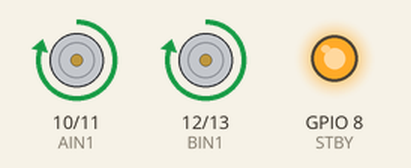
Recording of a program running on a simulated ESP32 board running MicroPython. Shown: motor-driver pin pairs drawn as motors (green arrow = first pin HIGH = forward, orange = second pin HIGH = backward, longer = more drive, scaled by the enable pin, stopped while the standby pin is LOW), output pins drawn as LEDs (lit = HIGH).

Above: at 0.5 s.
At 3.0 s:
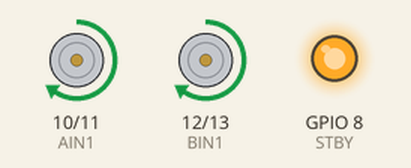
At 8.0 s:
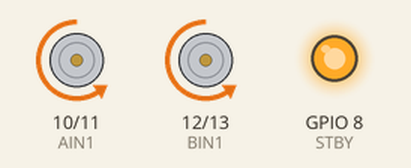
At 12.2 s:
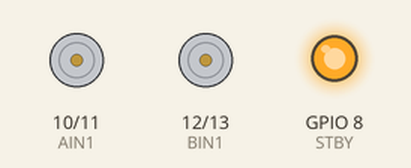
Timing chart, 0 to 13.0 s (numbered marks = the images above):
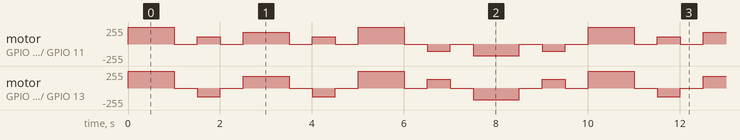

The program:

main_code_motor_car.py
```python
#########################################
##### ----- Hreiðar Pétursson ----- #####
### ---- Búið til 30 janúar 2024 ---- ###
#########################################

from machine import Pin, PWM
import time


# Define pins for Motor A
AIN1 = Pin(10, Pin.OUT)  # Motor A direction pin 1
AIN2 = Pin(11, Pin.OUT)  # Motor A direction pin 2
PWMA = PWM(Pin(17, Pin.OUT), 10000)  # Motor A speed control

# Define pins for Motor B
BIN1 = Pin(12, Pin.OUT)  # Motor B direction pin 1
BIN2 = Pin(13, Pin.OUT)  # Motor B direction pin 2
PWMB = PWM(Pin(16, Pin.OUT), 10000)  # Motor B speed control

# Define Standby pin
STBY = Pin(8, Pin.OUT)

# When I was finding out the right and same speed for both motors I
# found out that 430 for motor A was the same speed as 512 for motor B
a_speed = 430
b_speed = 512
# Set the turn time (using speeds 430 and 512 makes this almost a 90° turn)
turn_duration = 0.5


# ----- This is for better understanding and more easily written code ----- #
# --- I create more descriptive names from the pin setup for the coding --- #
motor_a_forward = AIN1
motor_a_backward = AIN2
motor_a_speed = PWMA

motor_b_forward = BIN1
motor_b_backward = BIN2
motor_b_speed = PWMB


# --- --- --- --- --- --- --- --- --- --- --- #
# --- --- --- ----- Motor A ----- --- --- --- #
# --- --- Forward - Backwards - Stop  --- --- #

def drive_motor_a_forward(a_speed):
    motor_a_forward.on()
    motor_a_backward.off()
    motor_a_speed.duty(a_speed)  # Adjust the speed

def drive_motor_a_backward(a_speed):
    motor_a_forward.off()
    motor_a_backward.on()
    motor_a_speed.duty(a_speed)  # Adjust the speed

def stop_motor_a():
    motor_a_forward.off()
    motor_a_backward.off()
    motor_a_speed.duty(0)

# ------------------------------------------- #

# --- --- --- --- --- --- --- --- --- --- --- #
# --- --- --- ----- Motor B ----- --- --- --- #
# --- --- Forward - Backwards - Stop  --- --- #

def drive_motor_b_forward(b_speed):
    motor_b_forward.on()
    motor_b_backward.off()
    motor_b_speed.duty(b_speed)  # Adjust the speed

def drive_motor_b_backward(b_speed):
    motor_b_forward.off()
    motor_b_backward.on()
    motor_b_speed.duty(b_speed)  # Adjust the speed

def stop_motor_b():
    motor_b_forward.off()
    motor_b_backward.off()
    motor_b_speed.duty(0)

# ------------------------------------------- #


# --- --- --- --- --- --- --- --- --- --- --- --- #
# --- --- --- ----- Motor A & B ----- --- --- --- #
# --- --- ---  Function for turning   --- --- --- #

# Functions for turning that takes time (turn_duration) to turn as
# argument so I can always change it

# Function for turning right
def turn_right(turn_duration):
    drive_motor_a_forward()
    drive_motor_b_backward()
    time.sleep(turn_duration)
    stop_motor_a()
    stop_motor_b()

# Function for turning left
def turn_left(turn_duration):
    drive_motor_a_backward()
    drive_motor_b_forward()
    time.sleep(turn_duration)
    stop_motor_a()
    stop_motor_b()


# Here is another version of a turning function that takes "right" or "left" as arguments
# This function also takes the turn time as an argument
def turn(direction, turn_time=turn_duration):
    if direction == "right":
        drive_motor_a_forward(a_speed) # Adjustable from 1-1024 (512 half speed)
        drive_motor_b_backward(b_speed)
    elif direction == "left":
        drive_motor_a_backward(a_speed)
        drive_motor_b_forward(b_speed)
    time.sleep(turn_time)
    stop_motor_a()
    stop_motor_b()


# --- --- --- --- --- --- --- --- --- --- --- #
# --- --- --- ----- My Code ----- --- --- --- #
# --- -- -- Running code on startup -- -- --- #


# Enable the motor driver (take out of standby)
STBY.on()

# I use not the speed variables but numbers for the arguments in driving
# the motors because it says to do this in the project guide - Tímaverkefni 3
while True:
    # Drive forward at speed 1000 for 1 second
    drive_motor_a_forward(1000)
    drive_motor_b_forward(1000)
    time.sleep(1)
    stop_motor_a()
    stop_motor_b()

    # Stop for 0.5 seconds
    time.sleep(0.5)

    # Turn right (90°)
    turn("right", turn_duration)
    # turn_right(turn_duration)

    # Wait half a second
    time.sleep(0.5)

    # Drive forward at speed 700 for 1 second
    drive_motor_a_forward(700)
    drive_motor_b_forward(700)
    time.sleep(1)
    stop_motor_a()
    stop_motor_b()

    # Wait half a second
    time.sleep(0.5)

    # Turn right (90°)
    # turn_right(turn_duration)
    turn("right", turn_duration)
    time.sleep(0.5)

    # Drive forward at speed 1000 for 1 second
    drive_motor_a_forward(1000)
    drive_motor_b_forward(1000)
    time.sleep(1)
    stop_motor_a()
    stop_motor_b()

    # Stop for 0.5 seconds
    time.sleep(0.5)

    # Turn left (90°)
    # turn_left(turn_duration)
    turn("left", turn_duration)
    time.sleep(0.5)

    # Drive backward at speed 700 for 1 second
    drive_motor_a_backward(700)
    drive_motor_b_backward(700)
    time.sleep(1)
    stop_motor_a()
    stop_motor_b()

    # Stop for 0.5 seconds
    time.sleep(0.5)

    # Turn left (90°)
    # turn_left(turn_duration)
    turn("left", turn_duration)
    time.sleep(0.5)

    # This loop will repeat these actions indefinitely
```
